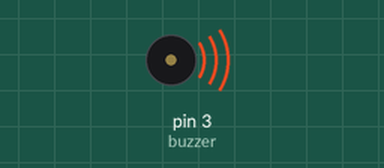
The sketch below on a simulated Arduino Uno, built with avr-gcc and run on an emulated ATmega328P. Shown: buzzer (waves = sounding).

Above: at 0.5 s.
Timing chart, 0 to 4.6 s (numbered marks = the images above):
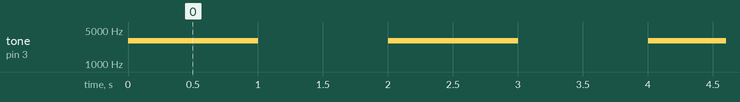

The sketch:

BUZZER_APITO.ino
```cpp
const int buzzer = 3; //buzzer to arduino pin 9


void setup(){

  pinMode(buzzer, OUTPUT); // Set buzzer - pin 9 as an output

}

void loop(){

  tone(buzzer, 3000); // Send 1KHz sound signal...
  delay(1000);        // ...for 1 sec
  noTone(buzzer);     // Stop sound...
  delay(1000);        // ...for 1sec

}
```

Measured:
- by itself, tone on pin 3 (buzzer): alternates 3000 Hz for 1.0 s and silent for 1.0 s
